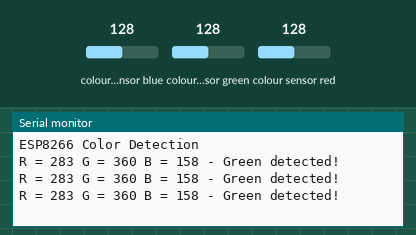
This sketch was run on a simulated ESP8266 (NodeMCU). Shown: the last lines printed to the serial monitor. Wiring (inferred from the names in the program): TCS3200 colour sensor: output D6; S2 D4; S3 D5; S0 D2; S1 D3. The test bench sets the inputs (shaded band); at power-on: colour sensor blue 128, colour sensor green 128, colour sensor red 128.

Above: at 1.7 s.
1.8 s: colour sensor blue set to 5
At 2.4 s:
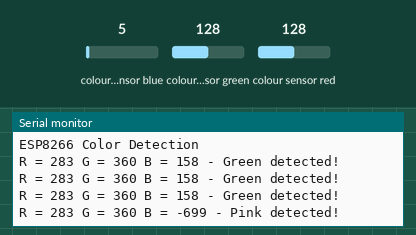
4.0 s: colour sensor green set to 5
At 4.4 s:
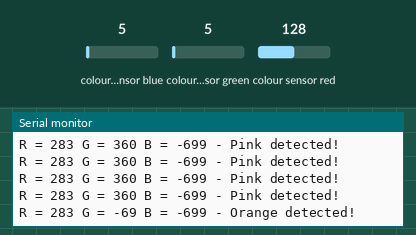
6.0 s: colour sensor red set to 5
At 6.4 s:
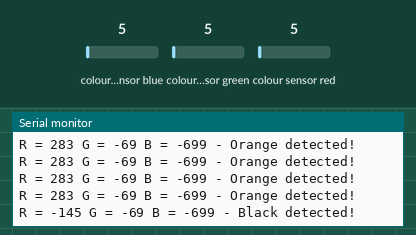
8.0 s: colour sensor blue set to 128
At 8.4 s:
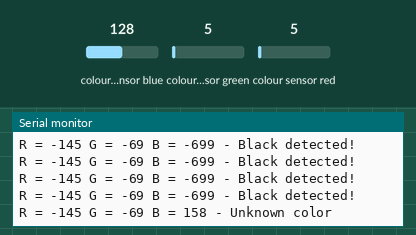
10.0 s: colour sensor red set to 64
At 10.4 s:
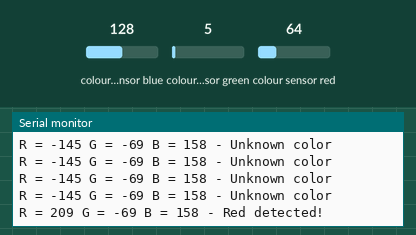
12.0 s: colour sensor blue set to 191
At 12.4 s:
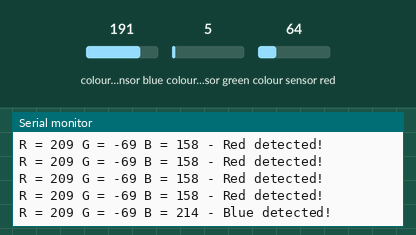

Measured:
- after the input at 1.8 s, the serial monitor: prints a new line after 0.20 s (image 1)
- after the input at 4.0 s, the serial monitor: prints a new line at once (image 2)
- after the input at 6.0 s, the serial monitor: prints a new line at once (image 3)
- after the input at 8.0 s, the serial monitor: prints a new line at once (image 4)
- after the input at 10.0 s, the serial monitor: prints a new line at once (image 5)
- after the input at 12.0 s, the serial monitor: prints a new line at once (image 6)

The sketch:

rrrrr_nov21a.ino
```cpp
// TCS230 or TCS3200 pins wiring to ESP8266
#define S0 D2
#define S1 D3
#define S2 D4
#define S3 D5
#define sensorOut D6

// Stores frequency read by the photodiodes
int redFrequency = 0;
int greenFrequency = 0;
int blueFrequency = 0;

// Stores the red, green, and blue colors
int redColor = 0;
int greenColor = 0;
int blueColor = 0;

void setup() {
  // Setting the outputs
  pinMode(S0, OUTPUT);
  pinMode(S1, OUTPUT);
  pinMode(S2, OUTPUT);
  pinMode(S3, OUTPUT);

  // Setting the sensorOut as an input
  pinMode(sensorOut, INPUT);

  // Setting frequency scaling to 20%
  digitalWrite(S0, HIGH);
  digitalWrite(S1, LOW);

  // Begins serial communication
  Serial.begin(115200);  // Use Serial1 for ESP8266

  delay(500);  // Allow some time for the serial monitor to open
  Serial.println("ESP8266 Color Detection");
}

void loop() {
  // Reading the RED (R) frequency
  digitalWrite(S2, LOW);
  digitalWrite(S3, LOW);
  redFrequency = pulseIn(sensorOut, LOW);
  redColor = map(redFrequency, 50, 150, 255, 0);  // Adjusted range for red color

  // Reading the GREEN (G) frequency
  digitalWrite(S2, HIGH);
  digitalWrite(S3, HIGH);
  greenFrequency = pulseIn(sensorOut, LOW);
  greenColor = map(greenFrequency, 80, 180, 255, 0);  // Adjusted range for green color

  // Reading the BLUE (B) frequency
  digitalWrite(S2, LOW);
  digitalWrite(S3, HIGH);
  blueFrequency = pulseIn(sensorOut, LOW);
  blueColor = map(blueFrequency, 20, 70, 255, 0);  // Adjusted range for blue color

  // Printing the RGB values
  Serial.print("R = ");
  Serial.print(redColor);
  Serial.print(" G = ");
  Serial.print(greenColor);
  Serial.print(" B = ");
  Serial.print(blueColor);

  // Detecting color based on RGB values
  detectColor();

  Serial.println();
  delay(500);
}

void detectColor() {
  int threshold = 50; // Adjust this threshold based on your conditions

  // Calculate the ratios of RGB values
  float redRatio = redColor / (float)(redColor + greenColor + blueColor);
  float greenRatio = greenColor / (float)(redColor + greenColor + blueColor);
  float blueRatio = blueColor / (float)(redColor + greenColor + blueColor);

  // Check for the dominant color
  if (redRatio > greenRatio && redRatio > blueRatio && redColor > threshold) {
    Serial.println(" - Red detected!");
  } else if (greenRatio > redRatio && greenRatio > blueRatio && greenColor > threshold) {
    Serial.println(" - Green detected!");
  } else if (blueRatio > redRatio && blueRatio > greenRatio && blueColor > threshold) {
    Serial.println(" - Blue detected!");
  } else if (redRatio > greenRatio && blueRatio > greenRatio && redColor > threshold && blueColor > threshold) {
    Serial.println(" - Magenta detected!");
  } else if (redRatio > blueRatio && greenRatio > blueRatio && redColor > threshold && greenColor > threshold) {
    Serial.println(" - Yellow detected!");
  } else if (greenRatio > redRatio && blueRatio > redRatio && greenColor > threshold && blueColor > threshold) {
    Serial.println(" - Cyan detected!");
  } else if (redColor > threshold && greenColor > threshold && blueColor > threshold) {
    Serial.println(" - White detected!");
  } else if (redColor < threshold && greenColor < threshold && blueColor < threshold) {
    Serial.println(" - Black detected!");
  } else if (redColor > blueColor && redColor > greenColor && redColor > threshold) {
    Serial.println(" - Orange detected!");
  } else if (redRatio > greenRatio && blueRatio > greenRatio && redColor > threshold && blueColor < threshold) {
    Serial.println(" - Pink detected!");
  } else {
    Serial.println(" - Unknown color");
  }
}
```
